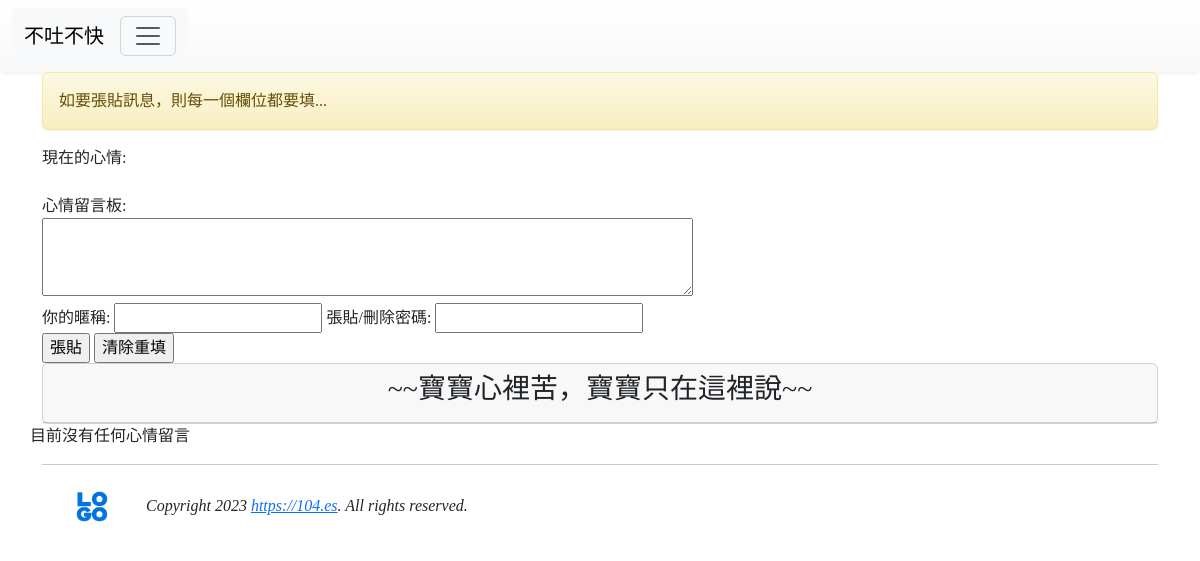
/index8/, run on an earlier commit of the app's database.
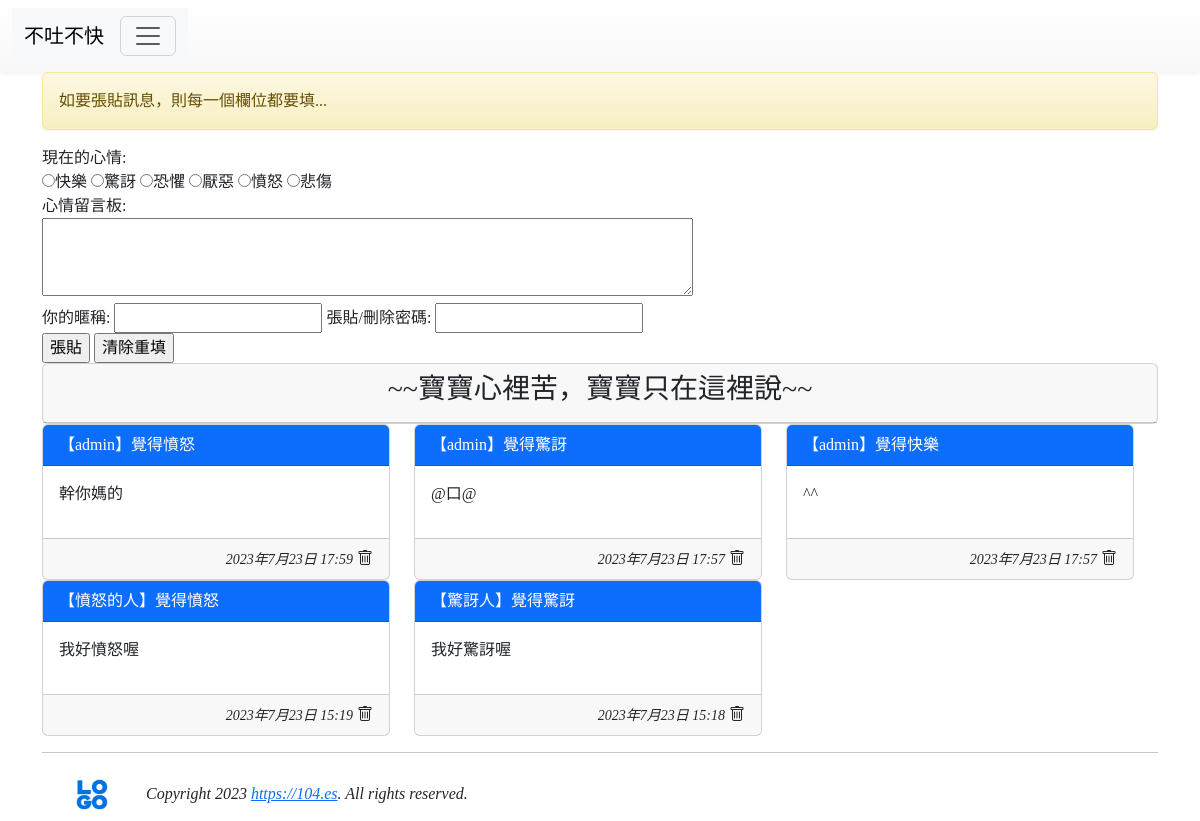
And on a later commit of the database.
### mysite/models.py (models this page shows, shortened)
class Mood(models.Model):
    status = models.CharField(max_length=10, null=False)
    def __str__(self):
        return self.status

class Post2(models.Model):
    mood = models.ForeignKey('Mood', on_delete=models.CASCADE)
    nickname = models.CharField(max_length=10, default='不願意透漏身份的人')
    message = models.TextField(null=False)
    del_pass = models.CharField(max_length=10)
    pub_time = models.DateTimeField(auto_now=True)
    enabled = models.BooleanField(default=True)

### mysite/views.py (the view)
# urls.py: path('index8/', index8),
def index8(request):
    posts = models.Post2.objects.filter(enabled=True).order_by('-pub_time')[:30]
    moods = models.Mood.objects.all()
    try:
        user_id = request.GET['user_id']
        user_pass = request.GET['user_pass']
        user_post = request.GET['user_post']
        user_mood = request.GET['mood']
    except:
        user_id = None
        message = '如要張貼訊息，則每一個欄位都要填...'
    if user_id != None:
        mood = models.Mood.objects.get(status=user_mood)
        post = models.Post2(mood=mood, nickname=user_id, del_pass=user_pass, message=user_post)
        post.save()
        message=f'成功儲存!請記得你的編輯密碼[{user_pass}]!，訊息需經審查後才會顯示。'
    return render(request, 'index8.html', locals())

### mysite/templates/index8.html (shortened to what this page needs)
{% extends 'base1.html' %}
{% block content %}
<div class='container'>
    {% if message %}
        <div class='alert alert-warning'>{{ message }}</div>
    {% endif %}
    <form name='my form' action='/index8' method='GET'>
        現在的心情:<br/>
        {% for m in moods %}
        <input type='radio' name='mood' value='{{ m.status }}'>{{ m.status }}
        {% endfor %}
        <br/>
        心情留言板:<br/>
        <textarea name='user_post' rows=3 cols=70></textarea><br/>
        <label for='user_id'>你的暱稱:</label>
        <input id='user_id' type='text' name='user_id'>
        <label for='user_pass'>張貼/刪除密碼:</label>
        <input id='user_pass' type='password' name='user_pass'><br/>
        <input type='submit' value='張貼'>
        <input type='reset' value='清除重填'>
    </form>
    <div class='row'>
        <div class='col-md-12'>
            <div class='card'>
                <div class='card-header' align=center>
                <h3>~~寶寶心裡苦，寶寶只在這裡說~~</h3>
                </div>
            </div>
        </div>
        <div class='row'>
            {% for p in posts %}
            <div class="col-sm-12 col-md-4">
                <div class='card'>
                    <div class='card-header text-white bg-primary'>【{{ p.nickname }}】覺得{{ p.mood }}</div>
                    <div class='card-body'>{{ p.message | linebreaks }}</div>
                    <div class='card-footer' align='right'>
                        <i><small>{{ p.pub_time }}</small></i>
                        <i class="bi bi-trash" onclick='go_delete({{ p.id }})'></i>
                    </div>
                </div>
            </div>
            {% empty %}
                目前沒有任何心情留言
            {% endfor %}
        </div>
    </div>
{% endblock %}

What changed in the data, as far as the page shows it:
added Mood: status "快樂"
added Mood: status "驚訝"
added Mood: status "恐懼"
added Mood: status "厭惡"
added Mood: status "憤怒"
added Mood: status "悲傷"
added Post2: nickname "admin", mood "憤怒", message "幹你媽的", pub_time "2023年7月23日 17:59"
added Post2: nickname "admin", mood "驚訝", message "@口@", pub_time "2023年7月23日 17:57"
added Post2: nickname "admin", mood "快樂", message "^^", pub_time "2023年7月23日 17:57"
added Post2: nickname "憤怒的人", mood "憤怒", message "我好憤怒喔", pub_time "2023年7月23日 15:19"
added Post2: nickname "驚訝人", mood "驚訝", message "我好驚訝喔", pub_time "2023年7月23日 15:18"
Also different on the page:
text no longer shown: "目前沒有任何心情留言"
